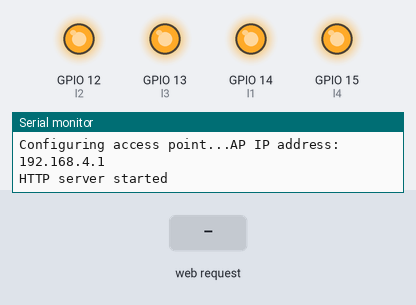
Bench run of a sketch on a simulated ESP8266 (NodeMCU). Shown: output pins drawn as LEDs (lit = HIGH), the last lines printed to the serial monitor. The inputs (shaded band) are chosen by the test bench.

Above: at 2.2 s.
2.3 s: HTTP request GET /LED1=ON1 received
At 3.2 s:
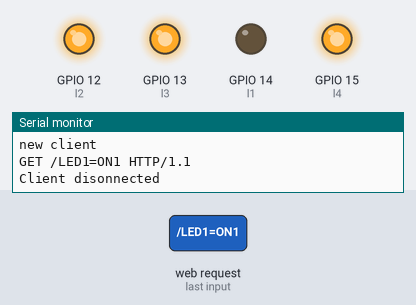
3.8 s: HTTP request GET /LED2=ON2 received
At 4.3 s:
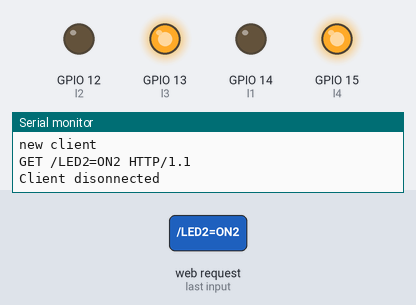
5.3 s: HTTP request GET /LED1=OFF1 received
At 6.5 s:
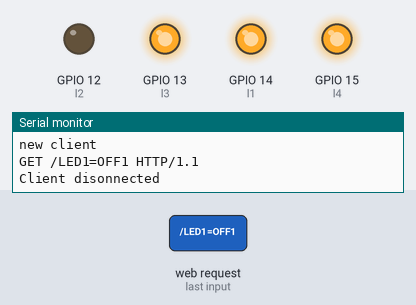
6.8 s: HTTP request GET /LED3=ON3 received
At 7.8 s:
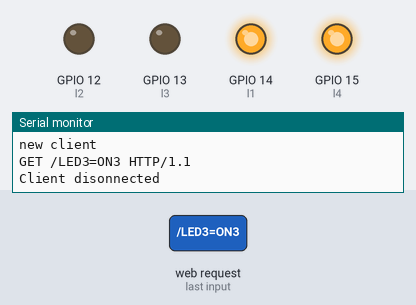
8.3 s: HTTP request GET /LED2=OFF2 received
At 9.0 s:
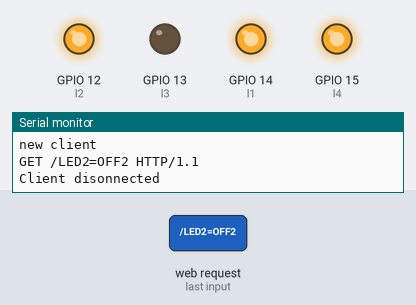
9.8 s: HTTP request GET /LED4=ON4 received
At 10.1 s:
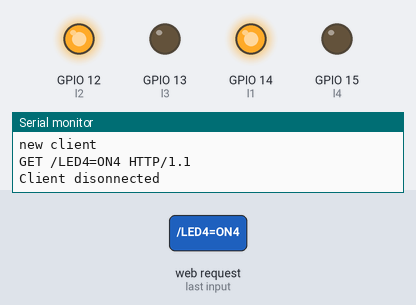
Timing chart, 0 to 12.3 s (numbered marks = the images above; inputs shaded):
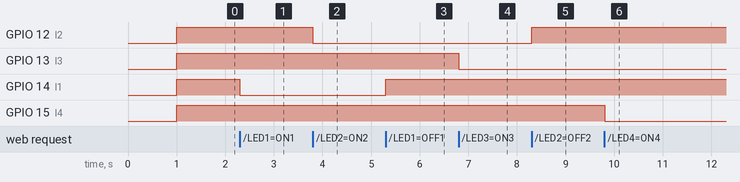

Measured:
- after the input at 2.3 s, GPIO 14 (l1): HIGH → LOW at once
- after the input at 3.8 s, GPIO 12 (l2): HIGH → LOW at once
- after the input at 5.3 s, GPIO 14 (l1): LOW → HIGH at once
- after the input at 6.8 s, GPIO 13 (l3): HIGH → LOW at once
- after the input at 8.3 s, GPIO 12 (l2): LOW → HIGH at once
- after the input at 9.8 s, GPIO 15 (l4): HIGH → LOW at once

The sketch:

home_automation.ino
```cpp
#include <ESP8266WiFi.h>

#ifndef APSSID
#define APSSID "ESPap"
#define APPSK  "tHereisnospoon"
#endif

/* Set tHese to your desired credentials. */
const char *ssid = APSSID;
const char *password = APPSK;

int l1 = 14; // GPIO13 or for NodeMCU you can directly write D5
int l2 = 12;//D6
int l3 = 13;//D7
int l4 = 15;//D8
WiFiServer server(80); // Creates a server tHat listens for incoming connections on tHe specified port, Here in tHis case port is 80.


/* Just a little test message.  Go to Http://192.168.4.1 in a web browser
   connected to tHis access point to see it.
*/

void setup() {
  delay(1000);
  Serial.begin(115200);
  Serial.print("Configuring access point...");
  /* You can remove tHe password parameter if you want tHe AP to be open. */
  pinMode(l1 ,OUTPUT);
  digitalWrite(l1 ,HIGH);
    pinMode(l2 ,OUTPUT);
  digitalWrite(l2 ,HIGH);
    pinMode(l3 ,OUTPUT);
  digitalWrite(l3 ,HIGH);
    pinMode(l4 ,OUTPUT);
  digitalWrite(l4 ,HIGH);

  WiFi.softAP(ssid, password);

  IPAddress myIP = WiFi.softAPIP();
  Serial.print("AP IP address: ");
  Serial.println(myIP);


  server.begin();
  Serial.println("HTTP server started");


}

void loop() {
 IPAddress myIP = WiFi.softAPIP();
  //Serial.print("AP IP address: ");
  //Serial.println(myIP);
   // CHeck if a client Has connected
  WiFiClient client = server.available();
  if (!client) {
    return;
  }

  // Wait until tHe client sends some data
  Serial.println("new client");
  while(!client.available()){
    delay(1);
  }

  // Read tHe first line of tHe request
  String request = client.readStringUntil('\r');
  Serial.println(request);
  client.flush();

  // Match the request
  static int value[5]={1,1,1,1,1};

   if(request.indexOf("/LED1=ON1") != -1)  {
              digitalWrite(l1, LOW);
              value[1]=0;
              }
   if(request.indexOf("/LED1=OFF1") != -1)  {
              digitalWrite(l1, HIGH);
              value[1] = 1;

              }


   if(request.indexOf("/LED2=ON2") != -1)  {
              digitalWrite(l2, LOW);
              value[2] =0;

              }
   if(request.indexOf("/LED2=OFF2") != -1)  {
              digitalWrite(l2, HIGH);
              value[2] =1;
              }


   if(request.indexOf("/LED3=ON3") != -1)  {
              digitalWrite(l3, LOW);
              value[3] =0;
              }
   if(request.indexOf("/LED3=OFF3") != -1)  {
              digitalWrite(l3, HIGH);
              value[3] =1;

              }

   if(request.indexOf("/LED4=ON4") != -1)  {
              digitalWrite(l4, LOW);
              value[4] =0;
              }
   if(request.indexOf("/LED4=OFF4") != -1)  {
              digitalWrite(l4, HIGH);
              value[4] =1;

              }

// Set ledPin according to tHe request
//digitalWrite(ledPin, value);

  // Return tHe response
  client.println("HTTP/1.1 200 OK");
  client.println("Content-Type: text/Html");
  client.println(""); //  do not forget tHis one
  client.println("<!DOCTYPE HTML>");
  client.println("<Html>");

  client.println("<body bgcolor=#d8adf5><br><br><br><br><br><br><br><center>");

   if(value[1] == 0 ) {
    client.println("<a Href=\"/LED1=OFF1\"\"><button style=height:53%;width:53%;border-radius:10px;background-color:#ee1c25><H1>Turn OFF 1</H1></button></a><br /><hr>");
  } else if(value[1] == 1){
    client.println("<a href=\"/LED1=ON1\"\"><button style=height:53%;width:53%;border-radius:10px;background-color:#31ae1f><h1>Turn ON 1</h1></button></a><br /><br /><hr>");
  }

     if(value[2] == 0) {
    client.println("<a href=\"/LED2=OFF2\"\"><button style=height:53%;width:53%;border-radius:10px;background-color:#ee1c25><h1>Turn OFF 2</h1></button></a><br /><hr>");
  } else if(value[2] == 1){
    client.println("<a href=\"/LED2=ON2\"\"><button style=height:53%;width:53%;border-radius:10px;background-color:#31ae1f><h1>Turn ON 2</h1></button></a><br /><br /><hr>");
  }

     if(value[3] == 0) {
    client.println("<a href=\"/LED3=OFF3\"\"><button style=height:53%;width:53%;border-radius:10px;background-color:#ee1c25><h1>Turn OFF 3</h1></button></a><br /><hr>");
  } else if(value[3] == 1){
    client.println("<a href=\"/LED3=ON3\"\"><button style=height:53%;width:53%;border-radius:10px;background-color:#31ae1f><h1>Turn ON 3</h1></button></a><br /><br /><hr>");
  }

     if(value[4] == 0 ) {
    client.println("<a href=\"/LED4=OFF4\"\"><button style=height:53%;width:53%;border-radius:10px;background-color:#ee1c25><h1>Turn OFF 4</h1></button></a><br /><hr>");
  } else if(value[4] == 1){
    client.println("<a href=\"/LED4=ON4\"\"><button style=height:53%;width:53%;border-radius:10px;background-color:#31ae1f><h1>Turn ON 4</h1></button></a><br /><br /><hr>");
  }


  client.println("</html>");

  delay(1);
  Serial.println("Client disonnected");
  Serial.println("");


}
```
